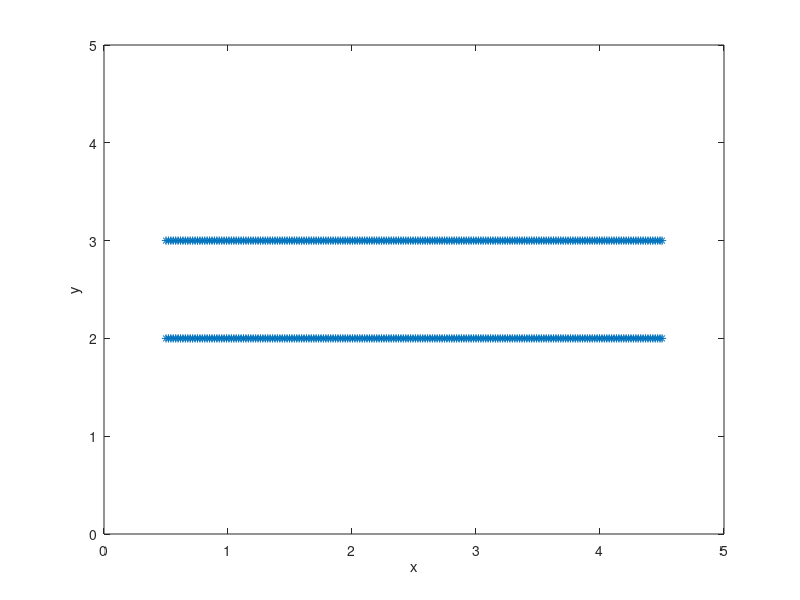

MATLAB code to generate this figure:
%-------------------------------------------------------------------------------------------------------------------%
%
% IB2d is an Immersed Boundary Code (IB) for solving fully coupled non-linear 
% 	fluid-structure interaction models. This version of the code is based off of
%	Peskin's Immersed Boundary Method Paper in Acta Numerica, 2002.
%
% Author: Nicholas A. Battista
% Email:  nick.battista@unc.edu
% Date Created: May 27th, 2015
% Institution: UNC-CH
%
% This code is capable of creating Lagrangian Structures using:
% 	1. Springs
% 	2. Beams (*torsional springs)
% 	3. Target Points
%	4. Muscle-Model (combined Force-Length-Velocity model, "HIll+(Length-Tension)")
%
% One is able to update those Lagrangian Structure parameters, e.g., spring constants, resting %%	lengths, etc
% 
% There are a number of built in Examples, mostly used for teaching purposes. 
% 
% If you would like us %to add a specific muscle model, please let Nick (nick.battista@unc.edu) know.
%
%--------------------------------------------------------------------------------------------------------------------%

%%%%%%%%%%%%%%%%%%%%%%%%%%%%%%%%%%%%%%%%%%%%%%%%%%%%%%%%%%%%%%%%%%%%%%%%%%%%%%%%%%%%%%
%
% FUNCTION: creates the HEART-TUBE-EXAMPLE geometry and prints associated input files
%
%%%%%%%%%%%%%%%%%%%%%%%%%%%%%%%%%%%%%%%%%%%%%%%%%%%%%%%%%%%%%%%%%%%%%%%%%%%%%%%%%%%%%%

function HeartTube()

%
% Grid Parameters (MAKE SURE MATCHES IN input2d !!!)
%
Nx =  128;        % # of Eulerian Grid Pts. in x-Direction (MUST BE EVEN!!!)
Ny =  128;        % # of Eulerian Grid Pts. in y-Direction (MUST BE EVEN!!!)
Lx = 5.0;        % Length of Eulerian Grid in x-Direction
Ly = 5.0;        % Length of Eulerian Grid in y-Direction


% Immersed Structure Geometric / Dynamic Parameters %
ds = Lx/(2*Nx);  % Lagrangian Spacing
d = 1.0;         % Diameter of the tube
L = 4.0;         % Length of the heart-tube
struct_name = 'HeartTube'; % Name for .vertex, .spring, etc files.


% Call function to construct geometry
[xLag,yLag] = give_Me_Immsersed_Boundary_Geometry(ds,L,d,Lx,Ly);


%
% GIVES INITIAL CONCENTRATION 
%
dx = 2*ds; dy = dx;
Concentration = give_Me_Initial_Concentration(Lx,Ly,Nx,Ny,dx,dy);


% Plot Geometry to test
plot(xLag(1:end/2),yLag(1:end/2),'r-'); hold on;
plot(xLag(end/2+1:end),yLag(end/2+1:end),'r-'); hold on;
plot(xLag,yLag,'*'); hold on;
xlabel('x'); ylabel('y');
axis([0 Lx 0 Ly]);


% Prints .vertex file!
print_Lagrangian_Vertices(xLag,yLag,struct_name);


% Prints .spring file!
k_Spring = 2.5e6;
print_Lagrangian_Springs(xLag,k_Spring,ds,d,struct_name);

% Prints .muscle file!
%LFO = d; SK = 0.3; a = 0.25; b = 4.0; Fmax = 1e5;
%print_Lagrangian_Muscles(xLag,LFO,SK,a,b,Fmax,struct_name)


% Prints .beam file!
k_Beam = 1e0; C = 0.0;
print_Lagrangian_Beams(xLag,k_Beam,C,struct_name);


% Prints .target file!
k_Target = 1e6;
print_Lagrangian_Target_Pts(xLag,k_Target,struct_name);

% Prints .concentration file!
kDiffusion = 5e-5;
print_Concentration_Info(Nx,Ny,Concentration,kDiffusion,struct_name);

%%%%%%%%%%%%%%%%%%%%%%%%%%%%%%%%%%%%%%%%%%%%%%%%%%%%%%%%%%%%%%%%%%%%%%%%
%
% FUNCTION: prints VERTEX points to a file called rubberband.vertex
%
%%%%%%%%%%%%%%%%%%%%%%%%%%%%%%%%%%%%%%%%%%%%%%%%%%%%%%%%%%%%%%%%%%%%%%%%

function print_Lagrangian_Vertices(xLag,yLag,struct_name)

    N = length(xLag);

    vertex_fid = fopen([struct_name '.vertex'], 'w');

    fprintf(vertex_fid, '%d\n', N );

    %Loops over all Lagrangian Pts.
    for s = 1:N
        X_v = xLag(s);
        Y_v = yLag(s);
        fprintf(vertex_fid, '%1.16e %1.16e\n', X_v, Y_v);
    end

    fclose(vertex_fid); 
    
%%%%%%%%%%%%%%%%%%%%%%%%%%%%%%%%%%%%%%%%%%%%%%%%%%%%%%%%%%%%%%%%%%%%%%%%
%
% FUNCTION: prints Vertex points to a file called rubberband.vertex
%
%%%%%%%%%%%%%%%%%%%%%%%%%%%%%%%%%%%%%%%%%%%%%%%%%%%%%%%%%%%%%%%%%%%%%%%%

function print_Lagrangian_Target_Pts(xLag,k_Target,struct_name)

    N = length(xLag); % Total Number of Lagrangian Pts
    num = 1;          % Number of target points on each end

    target_fid = fopen([struct_name '.target'], 'w');

    fprintf(target_fid, '%d\n', 4*num );

    %Loops over all Lagrangian Pts.
    %for s = 1:N
    
    
    %Left Bottom Target Points
    for s=1:num
        fprintf(target_fid, '%d %1.16e\n', s, k_Target);
    end
    
    %Right Bottom Target Points
    for s=(N/2)-(num-1):N/2
        fprintf(target_fid, '%d %1.16e\n', s, k_Target);
    end
    
    %Left Top Target Points
    for s=(N/2+1):(N/2+1)+(num-1)
        fprintf(target_fid, '%d %1.16e\n', s, k_Target);
    end
    
    %Right Top Target Points
    for s=N-(num-1):N
        fprintf(target_fid, '%d %1.16e\n', s, k_Target);
    end
        


    %end

    fclose(target_fid); 
    
    
%%%%%%%%%%%%%%%%%%%%%%%%%%%%%%%%%%%%%%%%%%%%%%%%%%%%%%%%%%%%%%%%%%%%%%%%%%%%%%%%%%%%%
%
% FUNCTION: prints BEAM (Torsional Spring) points to a file called rubberband.beam
%
%%%%%%%%%%%%%%%%%%%%%%%%%%%%%%%%%%%%%%%%%%%%%%%%%%%%%%%%%%%%%%%%%%%%%%%%%%%%%%%%%%%%%

function print_Lagrangian_Beams(xLag,k_Beam,C,struct_name)

    % k_Beam: beam stiffness
    % C: beam curvature
    
    N = length(xLag); % NOTE: Total number of beams = Number of Total Lag Pts. - 2

    beam_fid = fopen([struct_name '.beam'], 'w');

    fprintf(beam_fid, '%d\n', N - 4 );

    %spring_force = kappa_spring*ds/(ds^2);

    %BEAMS BETWEEN VERTICES
    for s = 2:N-1
            if  s <= N/2-1
                % Bottom of tube
                fprintf(beam_fid, '%d %d %d %1.16e %1.16e\n',s-1, s, s+1, k_Beam, C);  
            elseif ( ( s >= N/2+2 ) && ( s <= N-1 ) )
                % Top of Tube
                fprintf(beam_fid, '%d %d %d %1.16e %1.16e\n',s-1, s, s+1,   k_Beam, C);  
            end
    end
    fclose(beam_fid); 
    
    
    

    
    

    
%%%%%%%%%%%%%%%%%%%%%%%%%%%%%%%%%%%%%%%%%%%%%%%%%%%%%%%%%%%%%%%%%%%%%%%%
%
% FUNCTION: prints MUSCLE points to a file called "struct_name".muscle
%
%%%%%%%%%%%%%%%%%%%%%%%%%%%%%%%%%%%%%%%%%%%%%%%%%%%%%%%%%%%%%%%%%%%%%%%%

function print_Lagrangian_Muscles(xLag,LFO,SK,a,b,Fmax,struct_name)

    N = length(xLag); %Number of Lagrangian Pts. Total

    muscle_fid = fopen([struct_name '.muscle'], 'w');

    fprintf(muscle_fid, '%d\n', N/2-2 );

    %spring_force = kappa_spring*ds/(ds^2);

    %MUSCLES BETWEEN VERTICES
    for s = 2:N/2-1
            fprintf(muscle_fid, '%d %d %1.16e %1.16e %1.16e %1.16e %1.16e\n', s, s+N/2, LFO, SK, a,b,Fmax);  
    end
    fclose(muscle_fid);
    
    
    
    
    
    


%%%%%%%%%%%%%%%%%%%%%%%%%%%%%%%%%%%%%%%%%%%%%%%%%%%%%%%%%%%%%%%%%%%%%%%%
%
% FUNCTION: prints SPRING points to a file called rubberband.spring
%
%%%%%%%%%%%%%%%%%%%%%%%%%%%%%%%%%%%%%%%%%%%%%%%%%%%%%%%%%%%%%%%%%%%%%%%%

function print_Lagrangian_Springs(xLag,k_Spring,ds_Rest,d,struct_name)

    N = length(xLag); %Number of Lagrangian Pts. Total

    spring_fid = fopen([struct_name '.spring'], 'w');

    fprintf(spring_fid, '%d\n', N-2 + N/2 ); %(N-2) btwn adajcent Lag. Pts, (N/2) btwn opposite sides of HT

    %spring_force = kappa_spring*ds/(ds^2);

    %SPRINGS BETWEEN VERTICES
    for s = 1:N
            if s < N/2         
                fprintf(spring_fid, '%d %d %1.16e %1.16e\n', s, s+1, k_Spring, ds_Rest);  
            elseif ( ( s >= N/2+1 ) && ( s < N ) )
                %Case s=N
                fprintf(spring_fid, '%d %d %1.16e %1.16e\n', s, s+1, k_Spring, ds_Rest);  
            end
    end
    
    for s = 1:N/2
        fprintf(spring_fid, '%d %d %1.16e %1.16e\n', s, s+N/2,   k_Spring/100, d); 
    end
    fclose(spring_fid); 
    
    

%%%%%%%%%%%%%%%%%%%%%%%%%%%%%%%%%%%%%%%%%%%%%%%%%%%%%%%%%%%%%%%%%%%%%%%%
%
% FUNCTION: creates the Lagrangian structure geometry
%
%%%%%%%%%%%%%%%%%%%%%%%%%%%%%%%%%%%%%%%%%%%%%%%%%%%%%%%%%%%%%%%%%%%%%%%%

function [xLag,yLag] = give_Me_Immsersed_Boundary_Geometry(ds,L,d,Lx,Ly)

% The immsersed structure is a straight heart-tube %
x1 = [-L/2:ds:L/2 L/2];             % Constructs x-Values for bottom of tube
y1 = -d/2*ones(1,length(x1)); % Constructs y-Values for bottom of tube

x2 = x1;                      % Constructs x-Values for top of tube
y2 = -y1;                     % Constructs y-Values for top of tube

x1 = x1 + Lx/2;               % Shift into correct box
x2 = x2 + Lx/2;                % Shift into correct box

y1 = y1 + Ly/2;               % Shift into correct box
y2 = y2 + Ly/2;               % Shift into correct box

xLag = [x1 x2];
yLag = [y1 y2];


%%%%%%%%%%%%%%%%%%%%%%%%%%%%%%%%%%%%%%%%%%%%%%%%%%%%%%%%%%%%%%%%%%%%%%%%
%
% FUNCTION: prints CONCENTRATION INFO to file called
%           'struct_name'.concentration
%
%%%%%%%%%%%%%%%%%%%%%%%%%%%%%%%%%%%%%%%%%%%%%%%%%%%%%%%%%%%%%%%%%%%%%%%%
    
function print_Concentration_Info(Nx,Ny,C,kDiffusion,struct_name)

    con_fid = fopen([struct_name '.concentration'], 'w');

    fprintf(con_fid, '%d\n', kDiffusion );

    for i=1:Ny
        for j=1:Nx
            fprintf(con_fid, '%1.16e ', C(i,j) );
        end
        fprintf(con_fid,'\n');
    end

%%%%%%%%%%%%%%%%%%%%%%%%%%%%%%%%%%%%%%%%%%%%%%%%%%%%%%%%%%%%%%%%%%%
%
% FUNCTION: gives initial concentration gradient inside channel
%
%%%%%%%%%%%%%%%%%%%%%%%%%%%%%%%%%%%%%%%%%%%%%%%%%%%%%%%%%%%%%%%%%%%

function C = give_Me_Initial_Concentration(Lx,Ly,Nx,Ny,dx,dy)

%WHERE OUTER TUBE LIES
%xMin = 0.15; xMax = 0.45;
%yMin = 0.85; yMax = 1.15;

xMin = 1.6; xMax = 2.2;
yMin = 2.1; yMax = 2.9;

xMid = (xMin+xMax)/2;
yMid = (yMin+yMax)/2;

xDiff = (xMax-xMin)/2;
yDiff = (yMax-yMin)/2;

x = 0:dx:Lx;
y = 0:dy:Ly;
inds = give_Me_Indices_To_Apply_Force(x,y,xMin,xMax,yMin,yMax);

C = zeros(Ny,Nx);
for i=1:length( inds(:,1) )
    xInd = inds(i,1);
    yInd = inds(i,2);
    xPt = x(xInd);
    yPt = y(yInd);
    %C(xInd,yInd ) = (-0.5/yDiff^2)*( (yPt-yMid) - yDiff )*( (yPt-yMid) + yDiff ) +  (-0.5/xDiff^2)*( (xPt-xMid) - xDiff )*( (xPt-xMid) + xDiff ); %1.0;
    C(yInd,xInd ) = (-1.0/xDiff^2)*( (xPt-xMid) - xDiff )*( (xPt-xMid) + xDiff ); %1.0;

end

%%%%%%%%%%%%%%%%%%%%%%%%%%%%%%%%%%%%%%%%%%%%%%%%%%%%%%%%%%%%%%%%%%%%%%
%
% FUNCTION: computes indices for placing initial concentration 
%
%%%%%%%%%%%%%%%%%%%%%%%%%%%%%%%%%%%%%%%%%%%%%%%%%%%%%%%%%%%%%%%%%%%%%%%

function inds = give_Me_Indices_To_Apply_Force(x,y,xMin,xMax,yMin,yMax)

j=1; noMinYet = 1;
while noMinYet
    
    if ( x(j) >= xMin )
        iX_min = j;
        noMinYet = 0;
    end
    j=j+1;
end

j=length(x); noMaxYet = 1;
while noMaxYet
    
    if ( x(j) <= xMax )
        iX_max = j;
        noMaxYet = 0;
    end
    j=j-1;
end

j=1; noMinYet = 1;
while noMinYet
    
    if ( y(j) >= yMin )
        iY_min = j;
        noMinYet = 0;
    end
    j=j+1;
end

j=length(y); noMaxYet = 1;
while noMaxYet
    
    if ( y(j) <= yMax )
        iY_max = j;
        noMaxYet = 0;
    end
    j=j-1;
end

iX_Vec = iX_min:1:iX_max;
iY_Vec = iY_min:1:iY_max;

n = 1;
for i=1:length(iX_Vec)
    for j=1:length(iY_Vec)
        inds(n,1) = iX_Vec(i);
        inds(n,2) = iY_Vec(j);
        n = n+1; 
    end
end
